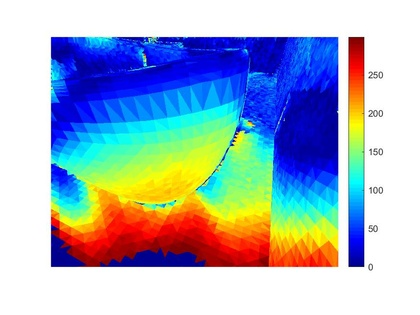
%> input picture code/data/scene2/Wdifference_images/12.jpg, 420 x 315 px, shrunk from 875 x 656 before the run
$ octave balance_2D_image.m   (GNU Octave 9; MATLAB toolbox functions it lacks are replaced by stand-ins)
%> lines starting %> are read from the running program, lines starting %| are printed output that depends on the picture; in (x1, y1, x2, y2) boxes, pixels count from 0 and x2, y2 are one past the last pixel; in counts of white or black regions, pixels touching at a corner belong together; the program's own positions count from 1
### code/all_used_codes_in_mesh_coloring_and_light_search/super_pixel_image.m
function  [outputImage,BW]=super_pixel_image(A,average_num_pixels,show)

number_of_sp=round(size(A,1)*size(A,2)/average_num_pixels);
img2=rgb2lab(A);
img2(:,:,2)=img2(:,:,1);
img2(:,:,3)=img2(:,:,1);
tic;[L,N] = superpixels(img2,number_of_sp,'Compactness',0.1,'Method','slic');toc;
  BW = boundarymask(L);
if(show)
    figure;

    imshow(imoverlay(A,BW,'cyan'));
end
outputImage = zeros(size(A),'like',A);
idx = label2idx(L);
numRows = size(A,1);
numCols = size(A,2);
for labelVal = 1:N
    redIdx = idx{labelVal};
    greenIdx = idx{labelVal}+numRows*numCols;
    blueIdx = idx{labelVal}+2*numRows*numCols;
    outputImage(redIdx) = median(A(redIdx));
    outputImage(greenIdx) = median(A(greenIdx));
    outputImage(blueIdx) = median(A(blueIdx));
end
if(show)
    figure;imshow(outputImage);
end

### code/all_used_codes_in_mesh_coloring_and_light_search/balance_2D_image.m
clear all;
img2=imread('frame/12.jpg');
%> img2 is the input picture: size 315x420x3 uint8; mean R, G, B 166.4, 180.5, 197

tic
ycbcr=rgb2ycbcr(img2);
%> ycbcr: size 315x420x3 uint8; mean of channels 1, 2, 3 169, 137.3, 120.6
luminance=ycbcr(:,:,1);
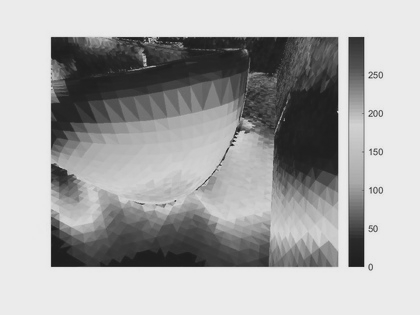
%> luminance: size 315x420 uint8; min 24, max 235, mean 169
figure;imshow(luminance)

img2_back=img2;
% [6 lines of commented-out code are left out]
average_num_pixels=25;
number_of_sp=round(size(img2,1)*size(img2,2)/average_num_pixels);
%> number_of_sp = 5292
show=1;
[img2,BW]=super_pixel_image(img2,average_num_pixels,show);
%> in super_pixel_image, `img2=rgb2lab(A);`: img2: size 315x420x3 double; mean of channels 1, 2, 3 76.6, 10.5, -7.1
%> in super_pixel_image, `img2(:,:,2)=img2(:,:,1);`: img2: size 315x420x3 double; mean of channels 1, 2, 3 76.6, 76.6, -7.1
%> in super_pixel_image, `img2(:,:,3)=img2(:,:,1);`: img2: size 315x420x3 double; mean of channels 1, 2, 3 76.6, 76.6, 76.6
%> in super_pixel_image, `[L,N] = superpixels(img2,number_of_sp,'Compactness',0.1,'Method','slic`:
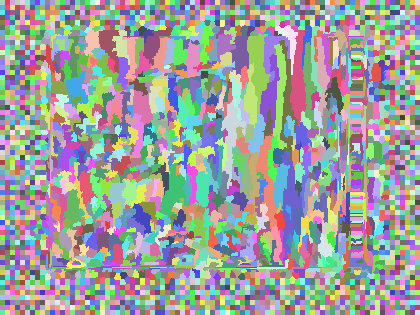
%> L: size 315x420 double; 2972 distinct labels, from 1 to 2972; one colour per label, 0 black
%> in super_pixel_image, `[L,N] = superpixels(img2,number_of_sp,'Compactness',0.1,'Method','slic`: N = 2972
%> in super_pixel_image, `BW = boundarymask(L);`:
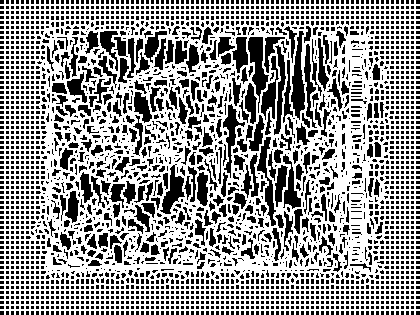
%> BW: size 315x420 logical; 59.4% white; 3053 black regions (2653 under 20 px), largest, box (x1, y1, x2, y2) and area: (291, 31, 305, 120) 692, (248, 37, 269, 113) 690, (257, 137, 276, 226) 532
%> in super_pixel_image, `imshow(imoverlay(A,BW,'cyan'));`:
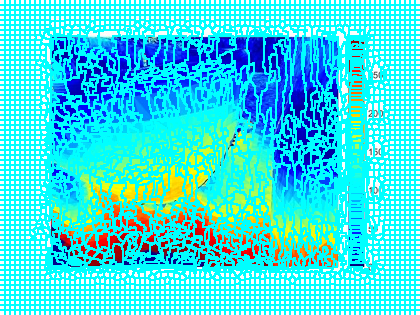
%> displayed picture: size 315x420x3, on the screen's scale of 0 to 255; mean R, G, B 62.8, 222.2, 231.2
%> in super_pixel_image, `outputImage = zeros(size(A),'like',A);`: outputImage: size 315x420x3 uint8; every value is 0
%> in super_pixel_image, `idx = label2idx(L);`: idx = 2972 items
%> after the loop in super_pixel_image, `for labelVal = 1:N`:
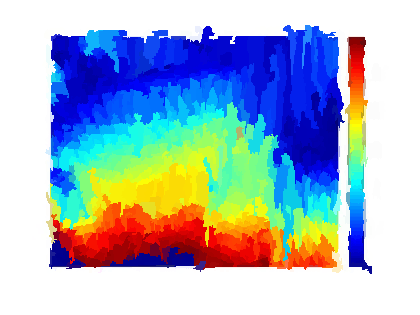
%> outputImage: size 315x420x3 uint8; mean R, G, B 164.7, 180.4, 198.3
% end
thr=0.7;
min_pixels_in_group=10;

max_pix_distance=13;
se = strel('disk',1);se2 = strel('disk',2);se3 = strel('disk',3);se4 = strel('disk',4);
% figure;subplot(1,2,1);imshow(img);subplot(1,2,2);imshow(img2);

img2=img2_back;
%> (the run ends here)
